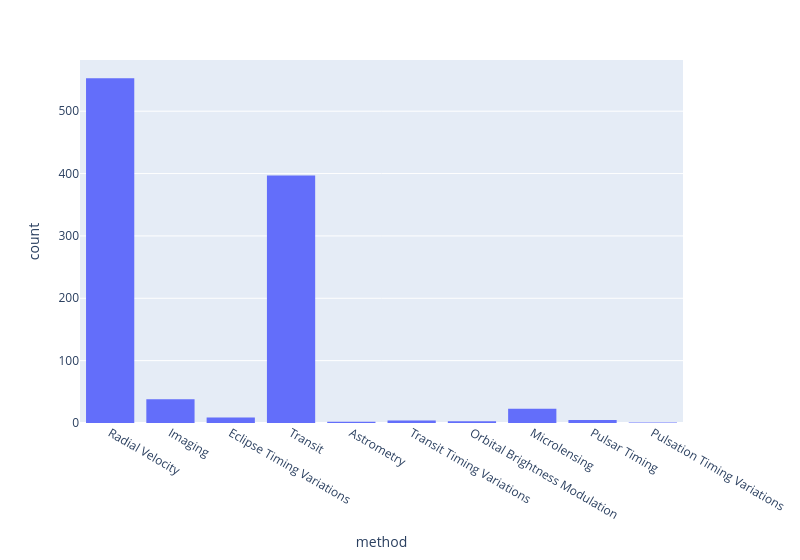

Write notebook code for a chart like this one.
### Markdown cell above
### 直方圖
- 請根據以下資料點，繪製直方圖

### Code cell
# 生成資料點
planets = sns.load_dataset("planets")

# 繪圖資料點
penguins = sns.load_dataset("penguins")
# 繪製圖形
fig = px.histogram(planets, x="method", nbins=50, width=800)  # nbins 可以調整想要分隔的區間個數
fig.show()

### Figure 1 — Plotly figure (JSON) as saved in the notebook; plotly's stock layout.template omitted (floating-point values rounded to 4 significant figures; data arrays with more than 128 entries replaced by an {"elided": "..."} marker saying what was removed)
{"data": [{"alignmentgroup": "True", "bingroup": "x", "hovertemplate": "method=%{x}<br>count=%{y}<extra></extra>", "legendgroup": "", "marker": {"color": "#636efa", "pattern": {"shape": ""}}, "name": "", "nbinsx": 50, "offsetgroup": "", "orientation": "v", "showlegend": false, "type": "histogram", "x": {"elided": "1035 str values"}, "xaxis": "x", "yaxis": "y"}], "layout": {"barmode": "relative", "legend": {"tracegroupgap": 0}, "margin": {"t": 60}, "width": 800, "xaxis": {"anchor": "y", "domain": [0, 1], "title": {"text": "method"}}, "yaxis": {"anchor": "x", "domain": [0, 1], "title": {"text": "count"}}}}
